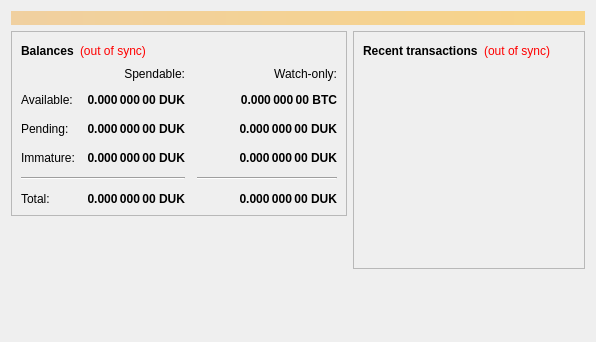
<?xml version="1.0" encoding="UTF-8"?>
<ui version="4.0">
 <class>OverviewPage</class>
 <widget class="QWidget" name="OverviewPage">
  <property name="geometry">
   <rect>
    <x>0</x>
    <y>0</y>
    <width>596</width>
    <height>342</height>
   </rect>
  </property>
  <property name="windowTitle">
   <string>Form</string>
  </property>
  <layout class="QVBoxLayout" name="topLayout">
   <item>
    <widget class="QLabel" name="labelAlerts">
     <property name="visible">
      <bool>false</bool>
     </property>
     <property name="styleSheet">
      <string notr="true">background-color: qlineargradient(x1: 0, y1: 0, x2: 1, y2: 0, stop:0 #F0D0A0, stop:1 #F8D488); color:#000000;</string>
     </property>
     <property name="wordWrap">
      <bool>true</bool>
     </property>
     <property name="margin">
      <number>3</number>
     </property>
    </widget>
   </item>
   <item>
    <layout class="QHBoxLayout" name="horizontalLayout" stretch="1,1">
     <item>
      <layout class="QVBoxLayout" name="verticalLayout_2">
       <item>
        <widget class="QFrame" name="frame">
         <property name="frameShape">
          <enum>QFrame::StyledPanel</enum>
         </property>
         <property name="frameShadow">
          <enum>QFrame::Raised</enum>
         </property>
         <layout class="QVBoxLayout" name="verticalLayout_4">
          <item>
           <layout class="QHBoxLayout" name="horizontalLayout_4">
            <item>
             <widget class="QLabel" name="label_5">
              <property name="font">
               <font>
                <weight>75</weight>
                <bold>true</bold>
               </font>
              </property>
              <property name="text">
               <string>Balances</string>
              </property>
             </widget>
            </item>
            <item>
             <widget class="QLabel" name="labelWalletStatus">
              <property name="cursor">
               <cursorShape>WhatsThisCursor</cursorShape>
              </property>
              <property name="toolTip">
               <string>The displayed information may be out of date. Your wallet automatically synchronizes with the Duckcoin network after a connection is established, but this process has not completed yet.</string>
              </property>
              <property name="styleSheet">
               <string notr="true">QLabel { color: red; }</string>
              </property>
              <property name="text">
               <string notr="true">(out of sync)</string>
              </property>
              <property name="alignment">
               <set>Qt::AlignLeading|Qt::AlignLeft|Qt::AlignVCenter</set>
              </property>
             </widget>
            </item>
            <item>
             <spacer name="horizontalSpacer_3">
              <property name="orientation">
               <enum>Qt::Horizontal</enum>
              </property>
              <property name="sizeHint" stdset="0">
               <size>
                <width>40</width>
                <height>20</height>
               </size>
              </property>
             </spacer>
            </item>
           </layout>
          </item>
          <item>
           <layout class="QGridLayout" name="gridLayout">
            <property name="spacing">
             <number>12</number>
            </property>
            <item row="2" column="2">
             <widget class="QLabel" name="labelWatchPending">
              <property name="font">
               <font>
                <weight>75</weight>
                <bold>true</bold>
               </font>
              </property>
              <property name="cursor">
               <cursorShape>IBeamCursor</cursorShape>
              </property>
              <property name="toolTip">
               <string>Unconfirmed transactions to watch-only addresses</string>
              </property>
              <property name="text">
               <string notr="true">0.000 000 00 DUK</string>
              </property>
              <property name="alignment">
               <set>Qt::AlignRight|Qt::AlignTrailing|Qt::AlignVCenter</set>
              </property>
              <property name="textInteractionFlags">
               <set>Qt::LinksAccessibleByMouse|Qt::TextSelectableByKeyboard|Qt::TextSelectableByMouse</set>
              </property>
             </widget>
            </item>
            <item row="2" column="1">
             <widget class="QLabel" name="labelUnconfirmed">
              <property name="font">
               <font>
                <weight>75</weight>
                <bold>true</bold>
               </font>
              </property>
              <property name="cursor">
               <cursorShape>IBeamCursor</cursorShape>
              </property>
              <property name="toolTip">
               <string>Total of transactions that have yet to be confirmed, and do not yet count toward the spendable balance</string>
              </property>
              <property name="text">
               <string notr="true">0.000 000 00 DUK</string>
              </property>
              <property name="alignment">
               <set>Qt::AlignRight|Qt::AlignTrailing|Qt::AlignVCenter</set>
              </property>
              <property name="textInteractionFlags">
               <set>Qt::LinksAccessibleByMouse|Qt::TextSelectableByKeyboard|Qt::TextSelectableByMouse</set>
              </property>
             </widget>
            </item>
            <item row="3" column="2">
             <widget class="QLabel" name="labelWatchImmature">
              <property name="font">
               <font>
                <weight>75</weight>
                <bold>true</bold>
               </font>
              </property>
              <property name="cursor">
               <cursorShape>IBeamCursor</cursorShape>
              </property>
              <property name="toolTip">
               <string>Mined balance in watch-only addresses that has not yet matured</string>
              </property>
              <property name="text">
               <string notr="true">0.000 000 00 DUK</string>
              </property>
              <property name="alignment">
               <set>Qt::AlignRight|Qt::AlignTrailing|Qt::AlignVCenter</set>
              </property>
              <property name="textInteractionFlags">
               <set>Qt::LinksAccessibleByMouse|Qt::TextSelectableByKeyboard|Qt::TextSelectableByMouse</set>
              </property>
             </widget>
            </item>
            <item row="4" column="0" colspan="2">
             <widget class="Line" name="line">
              <property name="orientation">
               <enum>Qt::Horizontal</enum>
              </property>
             </widget>
            </item>
            <item row="4" column="2">
             <widget class="Line" name="lineWatchBalance">
              <property name="sizePolicy">
               <sizepolicy hsizetype="Preferred" vsizetype="Fixed">
                <horstretch>0</horstretch>
                <verstretch>0</verstretch>
               </sizepolicy>
              </property>
              <property name="minimumSize">
               <size>
                <width>140</width>
                <height>0</height>
               </size>
              </property>
              <property name="orientation">
               <enum>Qt::Horizontal</enum>
              </property>
             </widget>
            </item>
            <item row="5" column="0">
             <widget class="QLabel" name="labelTotalText">
              <property name="text">
               <string>Total:</string>
              </property>
             </widget>
            </item>
            <item row="3" column="1">
             <widget class="QLabel" name="labelImmature">
              <property name="font">
               <font>
                <weight>75</weight>
                <bold>true</bold>
               </font>
              </property>
              <property name="cursor">
               <cursorShape>IBeamCursor</cursorShape>
              </property>
              <property name="toolTip">
               <string>Mined balance that has not yet matured</string>
              </property>
              <property name="text">
               <string notr="true">0.000 000 00 DUK</string>
              </property>
              <property name="alignment">
               <set>Qt::AlignRight|Qt::AlignTrailing|Qt::AlignVCenter</set>
              </property>
              <property name="textInteractionFlags">
               <set>Qt::LinksAccessibleByMouse|Qt::TextSelectableByKeyboard|Qt::TextSelectableByMouse</set>
              </property>
             </widget>
            </item>
            <item row="2" column="3">
             <spacer name="horizontalSpacer_2">
              <property name="orientation">
               <enum>Qt::Horizontal</enum>
              </property>
              <property name="sizeHint" stdset="0">
               <size>
                <width>40</width>
                <height>20</height>
               </size>
              </property>
             </spacer>
            </item>
            <item row="3" column="0">
             <widget class="QLabel" name="labelImmatureText">
              <property name="text">
               <string>Immature:</string>
              </property>
             </widget>
            </item>
            <item row="5" column="1">
             <widget class="QLabel" name="labelTotal">
              <property name="font">
               <font>
                <weight>75</weight>
                <bold>true</bold>
               </font>
              </property>
              <property name="cursor">
               <cursorShape>IBeamCursor</cursorShape>
              </property>
              <property name="toolTip">
               <string>Your current total balance</string>
              </property>
              <property name="text">
               <string notr="true">0.000 000 00 DUK</string>
              </property>
              <property name="alignment">
               <set>Qt::AlignRight|Qt::AlignTrailing|Qt::AlignVCenter</set>
              </property>
              <property name="textInteractionFlags">
               <set>Qt::LinksAccessibleByMouse|Qt::TextSelectableByKeyboard|Qt::TextSelectableByMouse</set>
              </property>
             </widget>
            </item>
            <item row="5" column="2">
             <widget class="QLabel" name="labelWatchTotal">
              <property name="font">
               <font>
                <weight>75</weight>
                <bold>true</bold>
               </font>
              </property>
              <property name="cursor">
               <cursorShape>IBeamCursor</cursorShape>
              </property>
              <property name="toolTip">
               <string>Current total balance in watch-only addresses</string>
              </property>
              <property name="text">
               <string notr="true">0.000 000 00 DUK</string>
              </property>
              <property name="alignment">
               <set>Qt::AlignRight|Qt::AlignTrailing|Qt::AlignVCenter</set>
              </property>
              <property name="textInteractionFlags">
               <set>Qt::LinksAccessibleByMouse|Qt::TextSelectableByKeyboard|Qt::TextSelectableByMouse</set>
              </property>
             </widget>
            </item>
            <item row="0" column="2">
             <widget class="QLabel" name="labelWatchonly">
              <property name="text">
               <string>Watch-only:</string>
              </property>
              <property name="alignment">
               <set>Qt::AlignRight|Qt::AlignTrailing|Qt::AlignVCenter</set>
              </property>
             </widget>
            </item>
            <item row="1" column="0">
             <widget class="QLabel" name="labelBalanceText">
              <property name="text">
               <string>Available:</string>
              </property>
             </widget>
            </item>
            <item row="1" column="1">
             <widget class="QLabel" name="labelBalance">
              <property name="font">
               <font>
                <weight>75</weight>
                <bold>true</bold>
               </font>
              </property>
              <property name="cursor">
               <cursorShape>IBeamCursor</cursorShape>
              </property>
              <property name="toolTip">
               <string>Your current spendable balance</string>
              </property>
              <property name="text">
               <string notr="true">0.000 000 00 DUK</string>
              </property>
              <property name="alignment">
               <set>Qt::AlignRight|Qt::AlignTrailing|Qt::AlignVCenter</set>
              </property>
              <property name="textInteractionFlags">
               <set>Qt::LinksAccessibleByMouse|Qt::TextSelectableByKeyboard|Qt::TextSelectableByMouse</set>
              </property>
             </widget>
            </item>
            <item row="1" column="2">
             <widget class="QLabel" name="labelWatchAvailable">
              <property name="font">
               <font>
                <weight>75</weight>
                <bold>true</bold>
               </font>
              </property>
              <property name="cursor">
               <cursorShape>IBeamCursor</cursorShape>
              </property>
              <property name="toolTip">
               <string>Your current balance in watch-only addresses</string>
              </property>
              <property name="text">
               <string notr="true">0.000 000 00 BTC</string>
              </property>
              <property name="alignment">
               <set>Qt::AlignRight|Qt::AlignTrailing|Qt::AlignVCenter</set>
              </property>
              <property name="textInteractionFlags">
               <set>Qt::LinksAccessibleByMouse|Qt::TextSelectableByKeyboard|Qt::TextSelectableByMouse</set>
              </property>
             </widget>
            </item>
            <item row="2" column="0">
             <widget class="QLabel" name="labelPendingText">
              <property name="text">
               <string>Pending:</string>
              </property>
             </widget>
            </item>
            <item row="0" column="1">
             <widget class="QLabel" name="labelSpendable">
              <property name="text">
               <string>Spendable:</string>
              </property>
              <property name="alignment">
               <set>Qt::AlignRight|Qt::AlignTrailing|Qt::AlignVCenter</set>
              </property>
             </widget>
            </item>
           </layout>
          </item>
         </layout>
        </widget>
       </item>
       <item>
        <spacer name="verticalSpacer">
         <property name="orientation">
          <enum>Qt::Vertical</enum>
         </property>
         <property name="sizeHint" stdset="0">
          <size>
           <width>20</width>
           <height>40</height>
          </size>
         </property>
        </spacer>
       </item>
      </layout>
     </item>
     <item>
      <layout class="QVBoxLayout" name="verticalLayout_3">
       <item>
        <widget class="QFrame" name="frame_2">
         <property name="frameShape">
          <enum>QFrame::StyledPanel</enum>
         </property>
         <property name="frameShadow">
          <enum>QFrame::Raised</enum>
         </property>
         <layout class="QVBoxLayout" name="verticalLayout">
          <item>
           <layout class="QHBoxLayout" name="horizontalLayout_2">
            <item>
             <widget class="QLabel" name="label_4">
              <property name="font">
               <font>
                <weight>75</weight>
                <bold>true</bold>
               </font>
              </property>
              <property name="text">
               <string>Recent transactions</string>
              </property>
             </widget>
            </item>
            <item>
             <widget class="QLabel" name="labelTransactionsStatus">
              <property name="cursor">
               <cursorShape>WhatsThisCursor</cursorShape>
              </property>
              <property name="toolTip">
               <string>The displayed information may be out of date. Your wallet automatically synchronizes with the Duckcoin network after a connection is established, but this process has not completed yet.</string>
              </property>
              <property name="styleSheet">
               <string notr="true">QLabel { color: red; }</string>
              </property>
              <property name="text">
               <string notr="true">(out of sync)</string>
              </property>
              <property name="alignment">
               <set>Qt::AlignRight|Qt::AlignTrailing|Qt::AlignVCenter</set>
              </property>
             </widget>
            </item>
            <item>
             <spacer name="horizontalSpacer">
              <property name="orientation">
               <enum>Qt::Horizontal</enum>
              </property>
              <property name="sizeHint" stdset="0">
               <size>
                <width>40</width>
                <height>20</height>
               </size>
              </property>
             </spacer>
            </item>
           </layout>
          </item>
          <item>
           <widget class="QListView" name="listTransactions">
            <property name="styleSheet">
             <string notr="true">QListView { background: transparent; }</string>
            </property>
            <property name="frameShape">
             <enum>QFrame::NoFrame</enum>
            </property>
            <property name="verticalScrollBarPolicy">
             <enum>Qt::ScrollBarAlwaysOff</enum>
            </property>
            <property name="horizontalScrollBarPolicy">
             <enum>Qt::ScrollBarAlwaysOff</enum>
            </property>
            <property name="selectionMode">
             <enum>QAbstractItemView::NoSelection</enum>
            </property>
           </widget>
          </item>
         </layout>
        </widget>
       </item>
       <item>
        <spacer name="verticalSpacer_2">
         <property name="orientation">
          <enum>Qt::Vertical</enum>
         </property>
         <property name="sizeHint" stdset="0">
          <size>
           <width>20</width>
           <height>40</height>
          </size>
         </property>
        </spacer>
       </item>
      </layout>
     </item>
    </layout>
   </item>
  </layout>
 </widget>
 <resources/>
 <connections/>
</ui>
